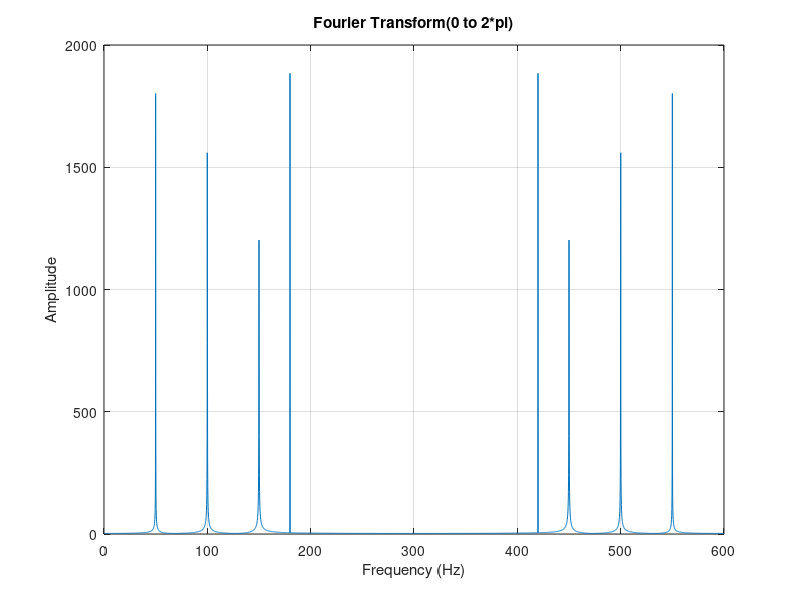
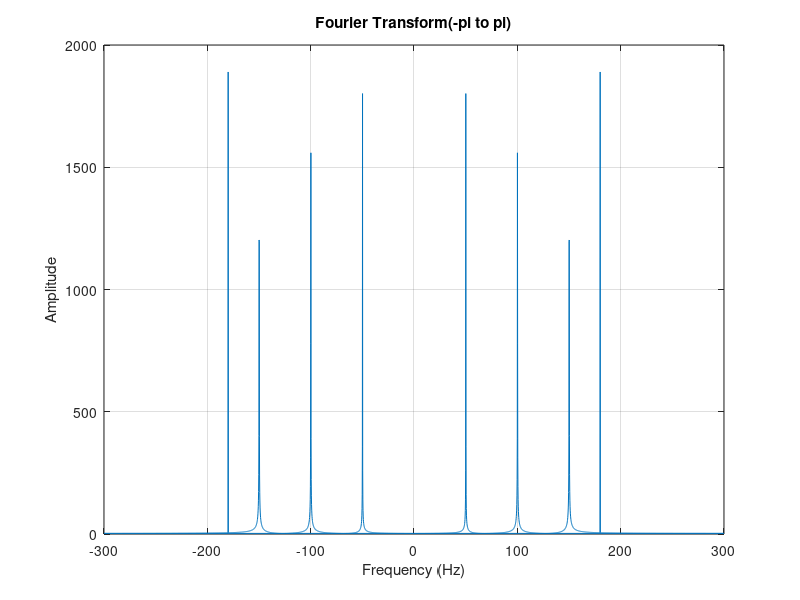

Reproduce these figures in MATLAB, in order.
fs=600;
figure;
t1 = 0:1/fs:2*pi;
y1 = sin(50*2*pi*t1) + sin(100*2*pi*t1) + sin(150*2*pi*t1) + sin(180*2*pi*t1);
Y1 = fft(y1);
L1 = length(y1);
f1 = (0:L1-1)*(fs/L1);
amplitude1 = abs(Y1);
plot(f1, amplitude1);
grid on;
title("Fourier Transform(0 to 2*pi)");
xlabel('Frequency (Hz)');
ylabel('Amplitude');

figure;
t2 = -pi:1/fs:pi;
y2 = sin(50*2*pi*t2) + sin(100*2*pi*t2) + sin(150*2*pi*t2) + sin(180*2*pi*t2);
Y2 = fft(y2);
L2 = length(y2);
f2 = [(1:L2/2-1)*(fs/L2) , (-L2/2:0)*(fs/L2)];
amplitude2 = abs(Y2);
plot(f2, amplitude2);
grid on;
title("Fourier Transform(-pi to pi)");
xlabel('Frequency (Hz)');
ylabel('Amplitude');